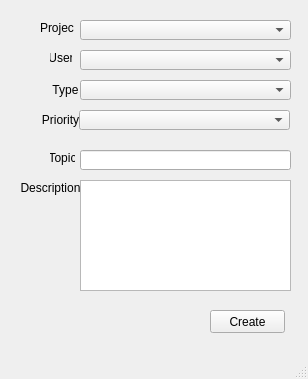
<?xml version="1.0" encoding="UTF-8"?>
<ui version="4.0">
 <class>AddTaskWindow</class>
 <widget class="QMainWindow" name="AddTaskWindow">
  <property name="geometry">
   <rect>
    <x>0</x>
    <y>0</y>
    <width>308</width>
    <height>379</height>
   </rect>
  </property>
  <property name="sizePolicy">
   <sizepolicy hsizetype="Fixed" vsizetype="Fixed">
    <horstretch>0</horstretch>
    <verstretch>0</verstretch>
   </sizepolicy>
  </property>
  <property name="maximumSize">
   <size>
    <width>308</width>
    <height>380</height>
   </size>
  </property>
  <property name="windowTitle">
   <string>Create Task</string>
  </property>
  <widget class="QWidget" name="centralwidget">
   <widget class="QLabel" name="label_4">
    <property name="geometry">
     <rect>
      <x>20</x>
      <y>180</y>
      <width>61</width>
      <height>16</height>
     </rect>
    </property>
    <property name="text">
     <string>Description</string>
    </property>
    <property name="alignment">
     <set>Qt::AlignCenter</set>
    </property>
   </widget>
   <widget class="QComboBox" name="typeComboBox">
    <property name="geometry">
     <rect>
      <x>80</x>
      <y>80</y>
      <width>211</width>
      <height>20</height>
     </rect>
    </property>
   </widget>
   <widget class="QLabel" name="label_5">
    <property name="geometry">
     <rect>
      <x>50</x>
      <y>80</y>
      <width>31</width>
      <height>20</height>
     </rect>
    </property>
    <property name="text">
     <string>Type</string>
    </property>
    <property name="alignment">
     <set>Qt::AlignCenter</set>
    </property>
   </widget>
   <widget class="QLabel" name="label_6">
    <property name="geometry">
     <rect>
      <x>40</x>
      <y>110</y>
      <width>41</width>
      <height>20</height>
     </rect>
    </property>
    <property name="text">
     <string>Priority</string>
    </property>
    <property name="alignment">
     <set>Qt::AlignCenter</set>
    </property>
   </widget>
   <widget class="QComboBox" name="priorityComboBox">
    <property name="geometry">
     <rect>
      <x>79</x>
      <y>110</y>
      <width>211</width>
      <height>20</height>
     </rect>
    </property>
   </widget>
   <widget class="QTextEdit" name="descriptionTextEdit">
    <property name="geometry">
     <rect>
      <x>80</x>
      <y>180</y>
      <width>211</width>
      <height>111</height>
     </rect>
    </property>
   </widget>
   <widget class="QPushButton" name="createTaskButton">
    <property name="geometry">
     <rect>
      <x>210</x>
      <y>310</y>
      <width>75</width>
      <height>23</height>
     </rect>
    </property>
    <property name="text">
     <string>Create</string>
    </property>
   </widget>
   <widget class="QComboBox" name="projectsComboBox">
    <property name="geometry">
     <rect>
      <x>80</x>
      <y>20</y>
      <width>211</width>
      <height>20</height>
     </rect>
    </property>
   </widget>
   <widget class="QComboBox" name="usersComboBox">
    <property name="geometry">
     <rect>
      <x>80</x>
      <y>50</y>
      <width>211</width>
      <height>20</height>
     </rect>
    </property>
   </widget>
   <widget class="QLineEdit" name="topicLineEdit">
    <property name="geometry">
     <rect>
      <x>80</x>
      <y>150</y>
      <width>211</width>
      <height>20</height>
     </rect>
    </property>
   </widget>
   <widget class="QLabel" name="label_3">
    <property name="geometry">
     <rect>
      <x>40</x>
      <y>20</y>
      <width>34</width>
      <height>16</height>
     </rect>
    </property>
    <property name="text">
     <string>Project</string>
    </property>
   </widget>
   <widget class="QLabel" name="label_2">
    <property name="geometry">
     <rect>
      <x>50</x>
      <y>50</y>
      <width>22</width>
      <height>16</height>
     </rect>
    </property>
    <property name="text">
     <string>User</string>
    </property>
    <property name="alignment">
     <set>Qt::AlignCenter</set>
    </property>
   </widget>
   <widget class="QLabel" name="label">
    <property name="geometry">
     <rect>
      <x>50</x>
      <y>150</y>
      <width>25</width>
      <height>16</height>
     </rect>
    </property>
    <property name="text">
     <string>Topic</string>
    </property>
    <property name="alignment">
     <set>Qt::AlignCenter</set>
    </property>
   </widget>
  </widget>
  <widget class="QMenuBar" name="menubar">
   <property name="geometry">
    <rect>
     <x>0</x>
     <y>0</y>
     <width>308</width>
     <height>21</height>
    </rect>
   </property>
  </widget>
  <widget class="QStatusBar" name="statusbar"/>
 </widget>
 <resources/>
 <connections/>
</ui>
